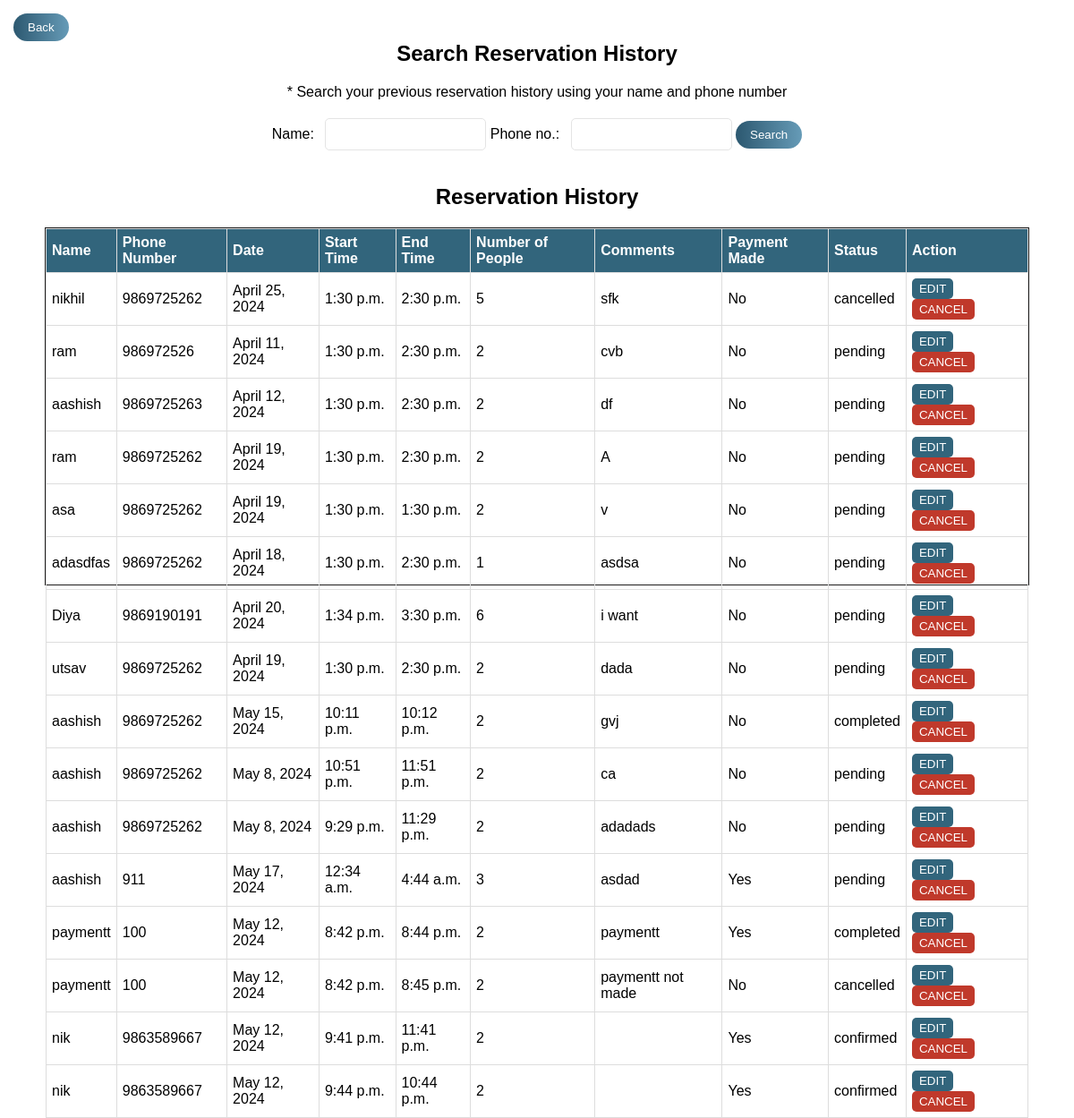
Page /user_reservation_history/ on the earlier database version.
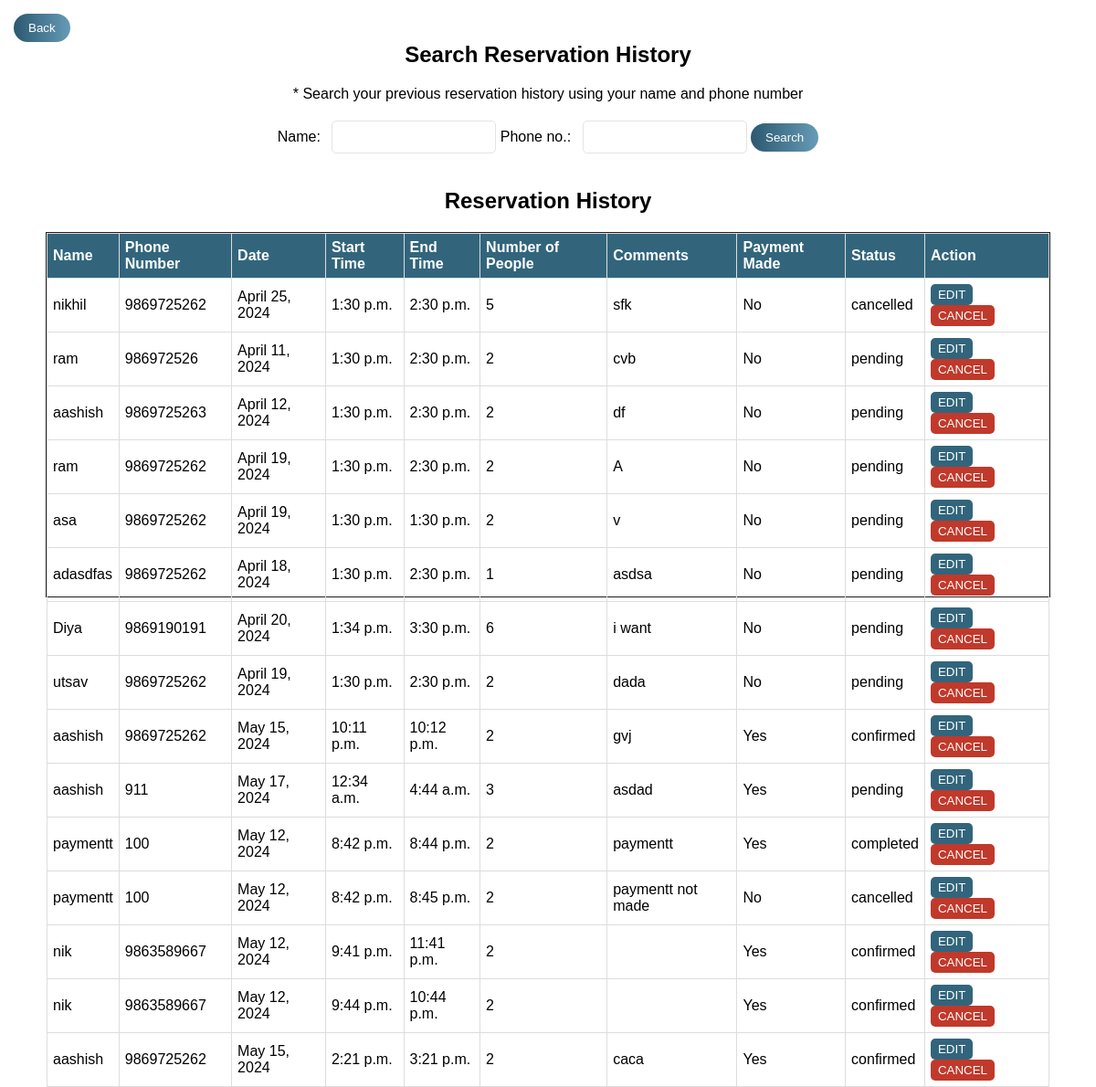
Same page on the later database version.
### OneByteFood/models.py (models this page shows)
class Reservation(models.Model):
    id = models.AutoField(primary_key=True)
    name = models.CharField(max_length=100)
    phone = models.CharField(max_length=20)
    date = models.DateField()
    start_time = models.TimeField()
    end_time = models.TimeField()
    num_people = models.IntegerField()
    comments = models.TextField()
    payment_made = models.BooleanField(default=False)
    status = models.CharField(max_length=50, default='pending')

### OneByteFood/views.py (the view)
# urls.py: path('user_reservation_history/', onebytefood_views.show_user_reservation_history, name='show_user_reservation_history'),
def show_user_reservation_history(request):
    if request.method == 'GET':
        name = request.GET.get('name', '')
        phone = request.GET.get('phone', '')
        if name and phone:
            reservations_data = Reservation.objects.filter(name=name, phone=phone)
        else:
            reservations_data = Reservation.objects.all()
        return render(request, 'user_reservation_history.html', {'reservations_data': reservations_data, 'name': name, 'phone': phone})
    else:
        return HttpResponseRedirect('/user_reservation_history/')

### templates/user_reservation_history.html (shortened to what this page needs)
<!DOCTYPE html>
<html lang="en">
<head>
</head>
<body>
    <a href="http://127.0.0.1:8000/reservation/"><button class="Back-Btn"> Back</button></a>
    <h2 class="section-title">Search Reservation History</h2>
    <p class="search-guide">* Search your previous reservation history using your name and phone number</p>
    <form method="get" action="{% url 'show_user_reservation_history' %}" id="reservationHistorySearchForm"
        class="reservationHistorySearchForm">
        <label for="name">Name:</label>
        <input type="text" id="name" name="name" required>
        <label for="phone">Phone no.:</label>
        <input type="tel" id="phone" name="phone" required>
        <input type="submit" value="Search">
    </form>
    <div class="history-container">
        <section class="history" id="history">
            <h2 class="section-title">Reservation History</h2>
            <div class="table-history">
                {% if reservations_data %}
                <table class="history-table">
                    <thead>
                        <tr>
                            <th>Name</th>
                            <th>Phone Number</th>
                            <th>Date</th>
                            <th>Start Time</th>
                            <th>End Time</th>
                            <th>Number of People</th>
                            <th>Comments</th>
                            <th>Payment Made</th>
                            <th>Status</th>
                            <th>Action</th>
                        </tr>
                    </thead>
                    <tbody>
                        {% for reservation in reservations_data %}
                        <tr>
                            <td>{{ reservation.name }}</td>
                            <td>{{ reservation.phone }}</td>
                            <td>{{ reservation.date }}</td>
                            <td>{{ reservation.start_time }}</td>
                            <td>{{ reservation.end_time }}</td>
                            <td>{{ reservation.num_people }}</td>
                            <td>{{ reservation.comments }}</td>
                            <td>{% if reservation.payment_made %}Yes{% else %}No{% endif %}</td>
                            <td>{{ reservation.status }}</td>
                            <td>
                                <button class="edit-btn"><a href="/edit_reservation_user/{{ reservation.id }}"
                                        style="text-decoration: none; color: inherit;">EDIT</a></button>
                                <button class="cancel-btn"><a
                                        href="/cancel_reservation_user/{{ reservation.id }}/?name={{ reservation.name }}&phone={{ reservation.phone }}"
                                        style="text-decoration: none; color: inherit;">CANCEL</a></button>
                            </td>
                        </tr>
                        {% endfor %}
                    </tbody>
                </table>
                {% else %}
                <center>
                    <h4>No previous reservations.</h4>
                </center>
                {% endif %}
            </div>
        </section>
    </div>
</body>
</html>

Differences in the rows shown:
removed Reservation: name "aashish", phone "9869725262", date "May 8, 2024", start_time "10:51 p.m.", end_time "11:51 p.m.", num_people "2", comments "ca", payment_made "No", status "pending"
removed Reservation: name "aashish", phone "9869725262", date "May 8, 2024", start_time "9:29 p.m.", end_time "11:29 p.m.", num_people "2", comments "adadads", payment_made "No", status "pending"
changed Reservation "gvj": status "completed" → "confirmed"; payment_made "No" → "Yes"
added Reservation: name "aashish", phone "9869725262", date "May 15, 2024", start_time "2:21 p.m.", end_time "3:21 p.m.", num_people "2", comments "caca", payment_made "Yes", status "confirmed"
